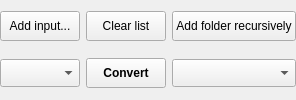
     <widget class="QWidget" name="buttonWidget" native="true">
      <property name="sizePolicy">
       <sizepolicy hsizetype="Preferred" vsizetype="Fixed">
        <horstretch>0</horstretch>
        <verstretch>0</verstretch>
       </sizepolicy>
      </property>
      <layout class="QGridLayout" name="gridLayout_4">
       <property name="leftMargin">
        <number>0</number>
       </property>
       <property name="topMargin">
        <number>0</number>
       </property>
       <property name="rightMargin">
        <number>0</number>
       </property>
       <property name="bottomMargin">
        <number>0</number>
       </property>
       <item row="0" column="4">
        <widget class="QPushButton" name="directoryButton">
         <property name="sizePolicy">
          <sizepolicy hsizetype="Minimum" vsizetype="Minimum">
           <horstretch>0</horstretch>
           <verstretch>0</verstretch>
          </sizepolicy>
         </property>
         <property name="toolTip">
          <string>Recursively add selected file types from one or more folders.</string>
         </property>
         <property name="text">
          <string>Add folder recursively</string>
         </property>
         <property name="icon">
          <iconset resource="KCC.qrc">
           <normaloff>:/Other/icons/folder_new.png</normaloff>:/Other/icons/folder_new.png</iconset>
         </property>
        </widget>
       </item>
       <item row="1" column="4">
        <widget class="QComboBox" name="formatBox">
         <property name="minimumSize">
          <size>
           <width>0</width>
           <height>28</height>
          </size>
         </property>
         <property name="toolTip">
          <string>&lt;html&gt;&lt;head/&gt;&lt;body&gt;&lt;p style='white-space:pre'&gt;Output format.&lt;/p&gt;&lt;/body&gt;&lt;/html&gt;</string>
         </property>
        </widget>
       </item>
       <item row="1" column="1">
        <widget class="QComboBox" name="deviceBox">
         <property name="minimumSize">
          <size>
           <width>0</width>
           <height>28</height>
          </size>
         </property>
         <property name="toolTip">
          <string>&lt;html&gt;&lt;head/&gt;&lt;body&gt;&lt;p style='white-space:pre'&gt;Target device.&lt;/p&gt;&lt;/body&gt;&lt;/html&gt;</string>
         </property>
        </widget>
       </item>
       <item row="0" column="3">
        <widget class="QPushButton" name="clearButton">
         <property name="minimumSize">
          <size>
           <width>0</width>
           <height>30</height>
          </size>
         </property>
         <property name="text">
          <string>Clear list</string>
         </property>
         <property name="icon">
          <iconset resource="KCC.qrc">
           <normaloff>:/Other/icons/clear.png</normaloff>:/Other/icons/clear.png</iconset>
         </property>
        </widget>
       </item>
       <item row="0" column="1">
        <widget class="QPushButton" name="fileButton">
         <property name="minimumSize">
          <size>
           <width>0</width>
           <height>30</height>
          </size>
         </property>
         <property name="toolTip">
          <string>Choose individual comic files or recursively add files from a folder.</string>
         </property>
         <property name="text">
          <string>Add input...</string>
         </property>
         <property name="icon">
          <iconset resource="KCC.qrc">
           <normaloff>:/Other/icons/document_new.png</normaloff>:/Other/icons/document_new.png</iconset>
         </property>
        </widget>
       </item>
       <item row="1" column="3">
        <widget class="QPushButton" name="convertButton">
         <property name="minimumSize">
          <size>
           <width>0</width>
           <height>30</height>
          </size>
         </property>
         <property name="font">
          <font>
           <bold>true</bold>
          </font>
         </property>
         <property name="toolTip">
          <string>&lt;html&gt;&lt;head/&gt;&lt;body&gt;&lt;p style='white-space:pre'&gt;Shift+Click to select the output directory for this list.&lt;/p&gt;&lt;/body&gt;&lt;/html&gt;</string>
         </property>
         <property name="text">
          <string>Convert</string>
         </property>
         <property name="icon">
          <iconset resource="KCC.qrc">
           <normaloff>:/Other/icons/convert.png</normaloff>:/Other/icons/convert.png</iconset>
         </property>
        </widget>
       </item>
      </layout>
      <zorder>clearButton</zorder>
      <zorder>deviceBox</zorder>
      <zorder>convertButton</zorder>
      <zorder>fileButton</zorder>
      <zorder>directoryButton</zorder>
      <zorder>formatBox</zorder>
     </widget>
